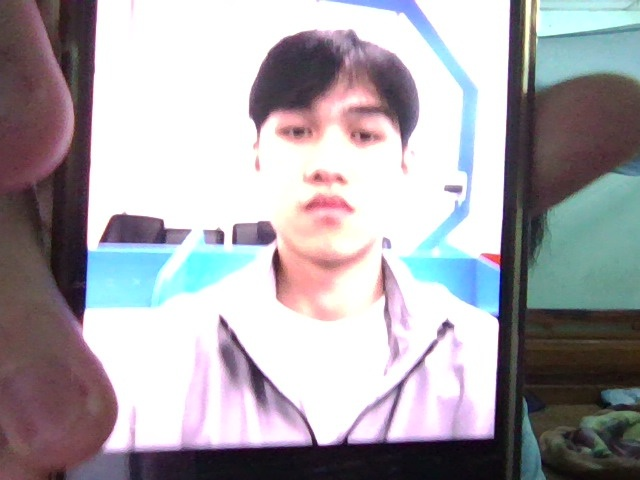
#> input picture captured/capture_1.jpg, 640 x 480 px
$ jupyter execute main.ipynb   (shell and % lines are left out)
#> lines starting #> are read from the running program, lines starting #| are printed output that depends on the picture; pictures that were not available may be replaced by others from this repository, and a replacement may not be noted
#> in extract_video_features, frame is the input picture: shape (480, 640, 3); mean B, G, R 170.5, 165.1, 168.7
[cell 1]
import os
import cv2
import numpy as np
from tqdm import tqdm
from skimage.feature import local_binary_pattern


# ==========================
# CONFIG
# ==========================

DATA_ROOT = r"e:\PythonFile\Project\Facial-Recognition\data\CASIA_faceAntisp"

IMG_SIZE = 64
P = 8
R = 1
METHOD = "uniform"
COLOR_SPACE = "ycrcb"

FPS = 25
WINDOW_SEC = 3
OVERLAP_SEC = 2

REAL = 1
ATTACK = 0

# Load Haar Cascade
face_detector = cv2.CascadeClassifier(
    cv2.data.haarcascades + "haarcascade_frontalface_default.xml"
)


# ==========================
# LBP FEATURE
# ==========================
def extract_lbp_nonri_fast(gray, P=8, R=1):

    lbp = local_binary_pattern(gray, P, R, method="default").astype(np.uint8)

    bits = ((lbp[..., None] >> np.arange(P)) & 1).astype(np.uint8)

    shifted = np.roll(bits, -1, axis=2)
    transitions = np.sum(bits != shifted, axis=2)

    uniform_mask = transitions <= 2

    non_uniform_label = P*(P-1) + 2
    lbp_uniform = lbp.copy()
    lbp_uniform[~uniform_mask] = non_uniform_label

    n_bins = P*(P-1) + 3

    hist, _ = np.histogram(
        lbp_uniform.ravel(),
        bins=n_bins,
        range=(0, n_bins)
    )
    hist = hist.astype("float")
    hist /= (hist.sum() + 1e-6)


    return hist


# ==========================
# FACE DETECTION + CROP
# ==========================

def detect_and_crop_face(frame):
    gray = cv2.cvtColor(frame, cv2.COLOR_BGR2GRAY)
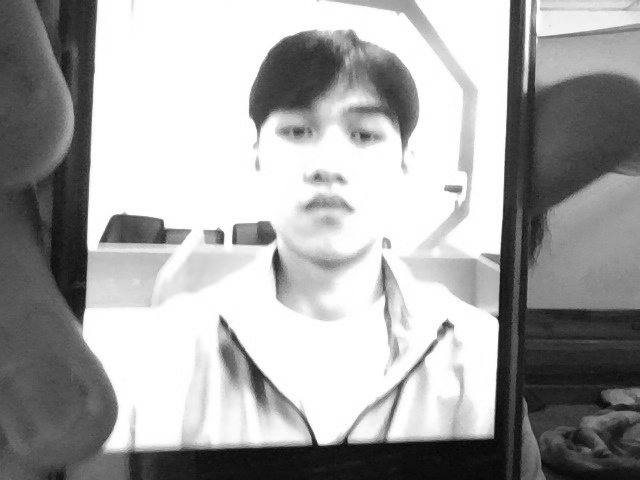
#> gray: shape (480, 640); min 4, max 255, mean 166.8
    faces = face_detector.detectMultiScale(
        gray,
        scaleFactor=1.2,
        minNeighbors=5,
        minSize=(50, 50)
    )
#> faces = [[232, 56, 199, 199]]

    if len(faces) == 0:
        return None

    faces = sorted(faces, key=lambda x: x[2]*x[3], reverse=True)
    (x, y, w, h) = faces[0]
#> x = 232; y = 56; w = 199; h = 199

    face = frame[y:y+h, x:x+w]
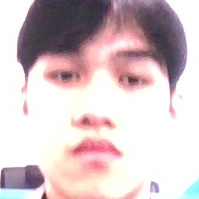
#> face: shape (199, 199, 3); mean B, G, R 199.1, 196.2, 213.5
    face = cv2.resize(face, (IMG_SIZE, IMG_SIZE))
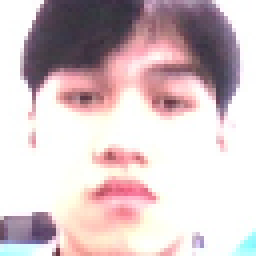
#> face: shape (64, 64, 3) (shown 4 times larger); mean B, G, R 199, 196.1, 213.4

    return face


# ==========================
# COLOR CONVERT
# ==========================

def convert_color(face):
    if COLOR_SPACE == "gray":
        img = cv2.cvtColor(face, cv2.COLOR_BGR2GRAY)
        return [img]

    elif COLOR_SPACE == "rgb":
        img = cv2.cvtColor(face, cv2.COLOR_BGR2RGB)
        return cv2.split(img)

    elif COLOR_SPACE == "hsv":
        img = cv2.cvtColor(face, cv2.COLOR_BGR2HSV)
        return cv2.split(img)

    elif COLOR_SPACE == "ycrcb":
        img = cv2.cvtColor(face, cv2.COLOR_BGR2YCrCb)
#> img: shape (64, 64, 3); mean of channels 0, 1, 2 201.6, 136.4, 126.6
        return cv2.split(img)


# ==========================
# VIDEO → FRAME FEATURES
# ==========================

def extract_video_features(video_path):
    cap = cv2.VideoCapture(video_path)
    fps = cap.get(cv2.CAP_PROP_FPS)
    features = []

    while True:
        ret, frame = cap.read()
        if not ret:
            break

        face = detect_and_crop_face(frame)

        if face is None:
            continue

        channels = convert_color(face)

        channel_features = []
        for ch in channels:
            hist = extract_lbp_nonri_fast(ch)
            channel_features.extend(hist)
#> this loop made 3 passes
#> pass 1, in extract_lbp_nonri_fast, `lbp = local_binary_pattern(gray, P, R, method="default").astype(np.uin..`:
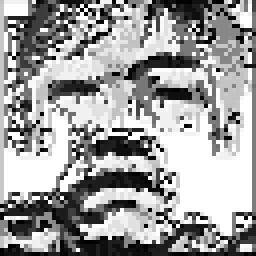
#> lbp: shape (64, 64) (shown 4 times larger); min 0, max 255, mean 158.1
#> pass 1, in extract_lbp_nonri_fast, `transitions = np.sum(bits != shifted, axis=2)`:
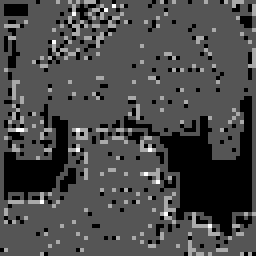
#> transitions: shape (64, 64) int64 (shown 4 times larger); min 0, max 6, mean 1.72; drawn with min black and max white
#> pass 1, in extract_lbp_nonri_fast, `uniform_mask = transitions <= 2`:
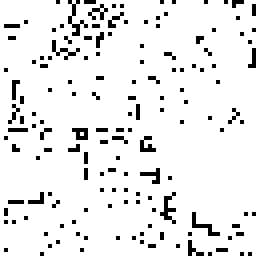
#> uniform_mask: shape (64, 64) bool (shown 4 times larger); 92% white; black in thin lines or dots
#> pass 2, in extract_lbp_nonri_fast (call 2), `lbp = local_binary_pattern(gray, P, R, method="default").astype(np.uin..`:
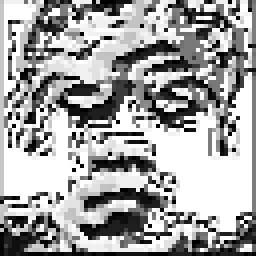
#> lbp: shape (64, 64) (shown 4 times larger); min 0, max 255, mean 163.1
#> after the loop, channel_features = 177 values, max 0.294 at index 58, min 0 at index 5, mean 0.0169

        features.append(channel_features)

    cap.release()

    if len(features) == 0:
        return None

    return np.array(features)


# ==========================
# TEMPORAL WINDOW
# ==========================

def temporal_windows(features):
    window_size = int(FPS * WINDOW_SEC)
    overlap = int(FPS * OVERLAP_SEC)
    step = window_size - overlap

    windows = []
    for start in range(0, len(features) - window_size + 1, step):
        window = features[start:start+window_size]
        windows.append(np.mean(window, axis=0))

    return windows


def first_window(features):
    window_size = int(FPS * WINDOW_SEC)

    if len(features) < window_size:
        return None

    return np.mean(features[:window_size], axis=0)


# ==========================
# LABEL FUNCTION
# ==========================

def get_label(filename):
    name = filename.lower()

    if name.startswith("1") or name.startswith("2") or \
       name.startswith("hr_1"):
        return REAL
    else:
        return ATTACK


# ==========================
# LOAD DATA
# ==========================

def load_split(split="train"):
    root = os.path.join(DATA_ROOT, f"{split}_release")

    X = []
    y = []

    subjects = os.listdir(root)

    for subject in tqdm(subjects):
        subject_path = os.path.join(root, subject)

        for video in os.listdir(subject_path):
            video_path = os.path.join(subject_path, video)

            label = get_label(video)

            frame_feats = extract_video_features(video_path)

            if frame_feats is None:
                continue

            if split == "train":
                windows = temporal_windows(frame_feats)
                for w in windows:
                    X.append(w)
                    y.append(label)
            else:
                feat = first_window(frame_feats)
                if feat is not None:
                    X.append(feat)
                    y.append(label)

    return np.array(X), np.array(y)


# ==========================
# TRAIN + TEST
# ==========================

print("Extracting training data...")
X_train, y_train = load_split("train")

print("Extracting testing data...")
X_test, y_test = load_split("test")


# ==========================
# SAVE FEATURES
# ==========================

save_path = f"E:/PythonFile/Project/Facial-Recognition/data/feature/casia_lbp_face_u_{COLOR_SPACE}_features.npz"

np.savez(
    save_path,
    X_train=X_train,
    y_train=y_train,
    X_test=X_test,
    y_test=y_test
)

print("Saved features to:", save_path)

$ run again, on captured/capture_10.jpg
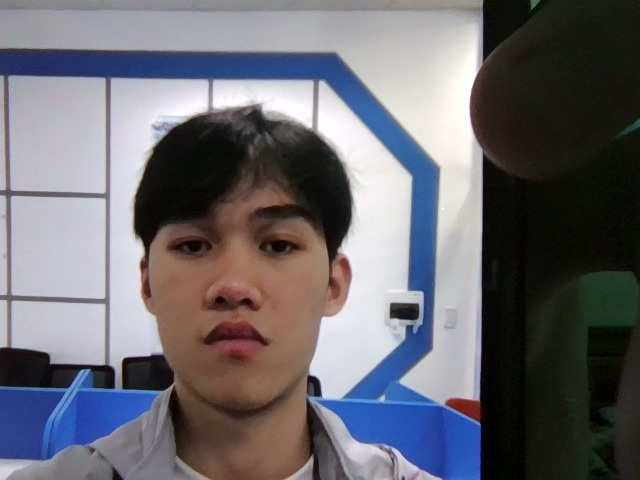
#> input picture captured/capture_10.jpg, 640 x 480 px
#> in extract_video_features, frame is the input picture: shape (480, 640, 3); mean B, G, R 112.5, 105.9, 107.2
#> faces = [[124, 155, 229, 229]]
#> x = 124; y = 155; w = 229
#> img: shape (64, 64, 3); mean of channels 0, 1, 2 94.3, 139.6, 120.2
#> the loop in extract_video_features, `for ch in channels:` made 3 passes
#> pass 1, in extract_lbp_nonri_fast, `uniform_mask = transitions <= 2`:
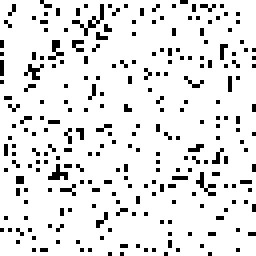
#> uniform_mask: shape (64, 64) bool (shown 4 times larger); 89.6% white; black in thin lines or dots
#> pass 2, in extract_lbp_nonri_fast (call 2), `lbp = local_binary_pattern(gray, P, R, method="default").astype(np.uin..`:
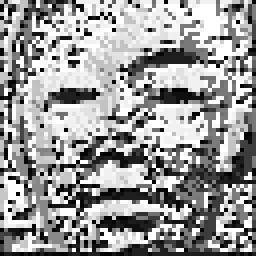
#> lbp: shape (64, 64) (shown 4 times larger); min 0, max 255, mean 154.6
#> after the loop in extract_video_features, `for ch in channels:`: channel_features = 177 values, max 0.346 at index 117, min 0 at index 5, mean 0.0169

$ run again, on captured/capture_11.jpg
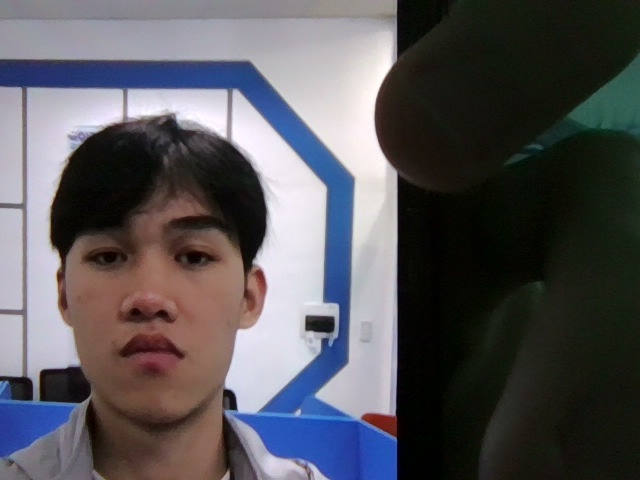
#> input picture captured/capture_11.jpg, 640 x 480 px
#> in extract_video_features, frame is the input picture: shape (480, 640, 3); mean B, G, R 90.7, 86, 87.7
#> faces = [[41, 169, 225, 225]]
#> x = 41; y = 169; w = 225
#> img: shape (64, 64, 3); mean of channels 0, 1, 2 88.6, 139.7, 121.5
#> the loop in extract_video_features, `for ch in channels:` made 3 passes
#> pass 1, in extract_lbp_nonri_fast, `uniform_mask = transitions <= 2`:
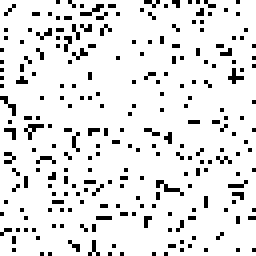
#> uniform_mask: shape (64, 64) bool (shown 4 times larger); 89.7% white; black in thin lines or dots
#> pass 2, in extract_lbp_nonri_fast (call 2), `lbp = local_binary_pattern(gray, P, R, method="default").astype(np.uin..`:
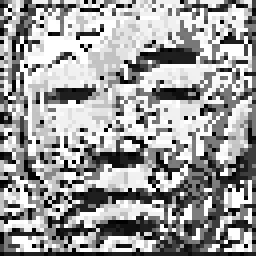
#> lbp: shape (64, 64) (shown 4 times larger); min 0, max 255, mean 157.3
#> after the loop in extract_video_features, `for ch in channels:`: channel_features = 177 values, max 0.332 at index 117, min 0 at index 5, mean 0.0169
